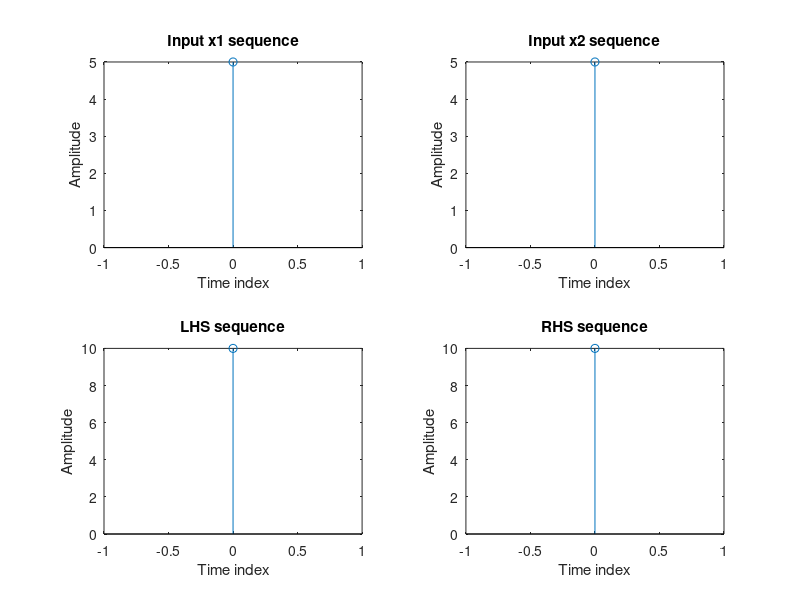

Source code (MATLAB):
clc;
clear all;
close all;
x1=input('Enter the x1(n)sequence');
x2=input('Enter the x2(n)sequence');
a1=1;
a2=1;
y1=a1*x1+a2*x2;
LHS=fft(y1);
disp('LHS=');
disp(LHS);
y2=fft(x1);
y3=fft(x2);
RHS=a1.*y2+a2*y3;
disp('RHS=');
disp(RHS);
if(LHS==RHS)
disp('Linearity property is proved');
else
disp('Linearity property is not proved');
end
L=length(x1);
n=0:1:L-1;
subplot(2,2,1);
stem(n,x1);
xlabel('Time index');
ylabel('Amplitude');
title('Input x1 sequence');
M=length(x2);
n1=0:1:M-1;
subplot(2,2,2);
stem(n1,x2);
xlabel('Time index');
ylabel('Amplitude');
title('Input x2 sequence');
P=length(LHS);
n2=0:1:P-1;
subplot(2,2,3);
stem(n,LHS);
xlabel('Time index');
ylabel('Amplitude');
title('LHS sequence');
Q=length(RHS);
n3=0:1:Q-1;
subplot(2,2,4);
stem(n3,RHS);
xlabel('Time index');
ylabel('Amplitude');
title('RHS sequence');
